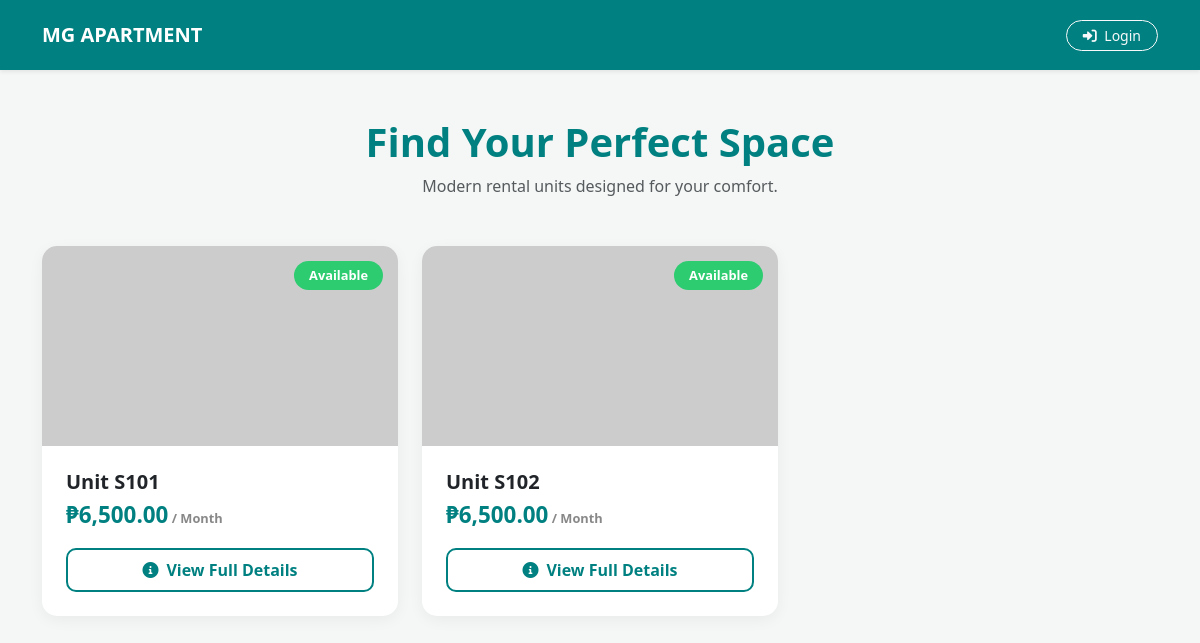
The page / on the database its author committed.
### tables this page shows
CREATE TABLE `units` (
  `id` int(11) NOT NULL,
  `property_id` int(11) DEFAULT NULL,
  `unit_no` varchar(50) DEFAULT NULL,
  `unit_type` enum('Studio','1BR','2BR','3BR','Commercial') DEFAULT NULL,
  `floor_area` varchar(20) DEFAULT NULL,
  `description` text DEFAULT NULL,
  `monthly_rent` decimal(10,2) DEFAULT NULL,
  `amenities` varchar(255) DEFAULT NULL,
  `status` enum('Available','Occupied','Maintenance') DEFAULT 'Available',
  `unit_image` varchar(255) DEFAULT NULL,
  `image_name` varchar(100) DEFAULT 'default.png'
);

### index.php (the view, shortened to what this page needs)
<?php
include('db.php');
$query = "SELECT * FROM units
          WHERE status = 'Available'
          AND id NOT IN (SELECT unit_id FROM rent_requests WHERE status = 'Pending' OR status = 'Approved')
          ORDER BY id ASC";
$result = mysqli_query($conn, $query);
?>
<!DOCTYPE html>
<html lang="en">
<head>
    <link href="https://cdn.jsdelivr.net/npm/bootstrap@5.3.0/dist/css/bootstrap.min.css" rel="stylesheet">
    <link rel="stylesheet" href="https://cdnjs.cloudflare.com/ajax/libs/font-awesome/6.0.0/css/all.min.css">
</head>
<body>
<nav class="navbar navbar-expand-lg navbar-dark shadow-sm">
    <div class="container">
        <a class="navbar-brand fw-bold d-flex align-items-center" href="index.php">
            MG APARTMENT
        </a>
        <div class="ms-auto">
            <?php if(isset($_SESSION['user_id'])): ?>
                <a href="<?php echo ($_SESSION['role'] == 'admin') ? 'admin_dashboard.php' : 'tenant_dashboard.php'; ?>" class="btn btn-outline-light btn-sm px-3 rounded-pill">
                    <i class="fa fa-th-large me-1"></i> My Dashboard
                </a>
            <?php else: ?>
                <a href="login.php" class="btn btn-outline-light btn-sm px-3 rounded-pill">
                    <i class="fa fa-sign-in-alt me-1"></i> Login
                </a>
            <?php endif; ?>
        </div>
    </div>
</nav>
<div class="container py-5">
    <div class="text-center mb-5">
        <h1 class="fw-bold" style="color: var(--teal-color);">Find Your Perfect Space</h1>
        <p class="text-muted">Modern rental units designed for your comfort.</p>
    </div>
    <div class="row g-4">
        <?php if(mysqli_num_rows($result) > 0): ?>
            <?php while($row = mysqli_fetch_assoc($result)): ?>
                <div class="col-md-4">
                    <div class="card h-100 unit-card">
                        <div class="unit-image-wrapper">
                            <img src="units/<?php echo htmlspecialchars($row['image_name'] ?: 'default.png'); ?>" onerror="this.src='https://via.placeholder.com/400x300?text=No+Image+Available';">
                            <div class="status-badge">Available</div>
                        </div>
                        <div class="card-body p-4">
                            <h5 class="fw-bold mb-1">Unit <?php echo htmlspecialchars($row['unit_no']); ?></h5>
                            <div class="price-tag mb-3">₱<?php echo number_format($row['monthly_rent'], 2); ?><span style="font-size: 0.8rem; color: #888;"> / Month</span></div>
                            <button type="button" class="btn btn-view-details w-100 py-2" data-bs-toggle="modal" data-bs-target="#unitModal<?php echo $row['id']; ?>">
                                <i class="fa fa-info-circle me-2"></i>View Full Details
                            </button>
                        </div>
                    </div>
                </div>
            <?php endwhile; ?>
        <?php endif; ?>
    </div>
</div>
</body>
</html>

### index.php (style rules this page uses)
:root { --teal-color: #008080; --light-teal: #e0f2f1; }
body { background-color: #f4f7f6; font-family: 'Segoe UI', Roboto, sans-serif; }
.navbar { background-color: var(--teal-color) !important; padding: 15px 0; }
.unit-card { border-radius: 15px; transition: 0.3s; border: none; overflow: hidden; background: white; box-shadow: 0 4px 15px rgba(0,0,0,0.05); }
.unit-image-wrapper { height: 200px; width: 100%; overflow: hidden; position: relative; }
.unit-image-wrapper img { width: 100%; height: 100%; object-fit: cover; }
.status-badge { position: absolute; top: 15px; right: 15px; background-color: #2ecc71; color: white; padding: 5px 15px; border-radius: 20px; font-size: 0.8rem; font-weight: bold; }
.price-tag { color: var(--teal-color); font-size: 1.4rem; font-weight: 800; }
.btn-view-details { border: 2px solid var(--teal-color); color: var(--teal-color); font-weight: bold; border-radius: 10px; transition: 0.3s; }

### rows shown on the page
units: unit_no "S101", monthly_rent "6,500.00"
units: unit_no "S102", monthly_rent "6,500.00"
